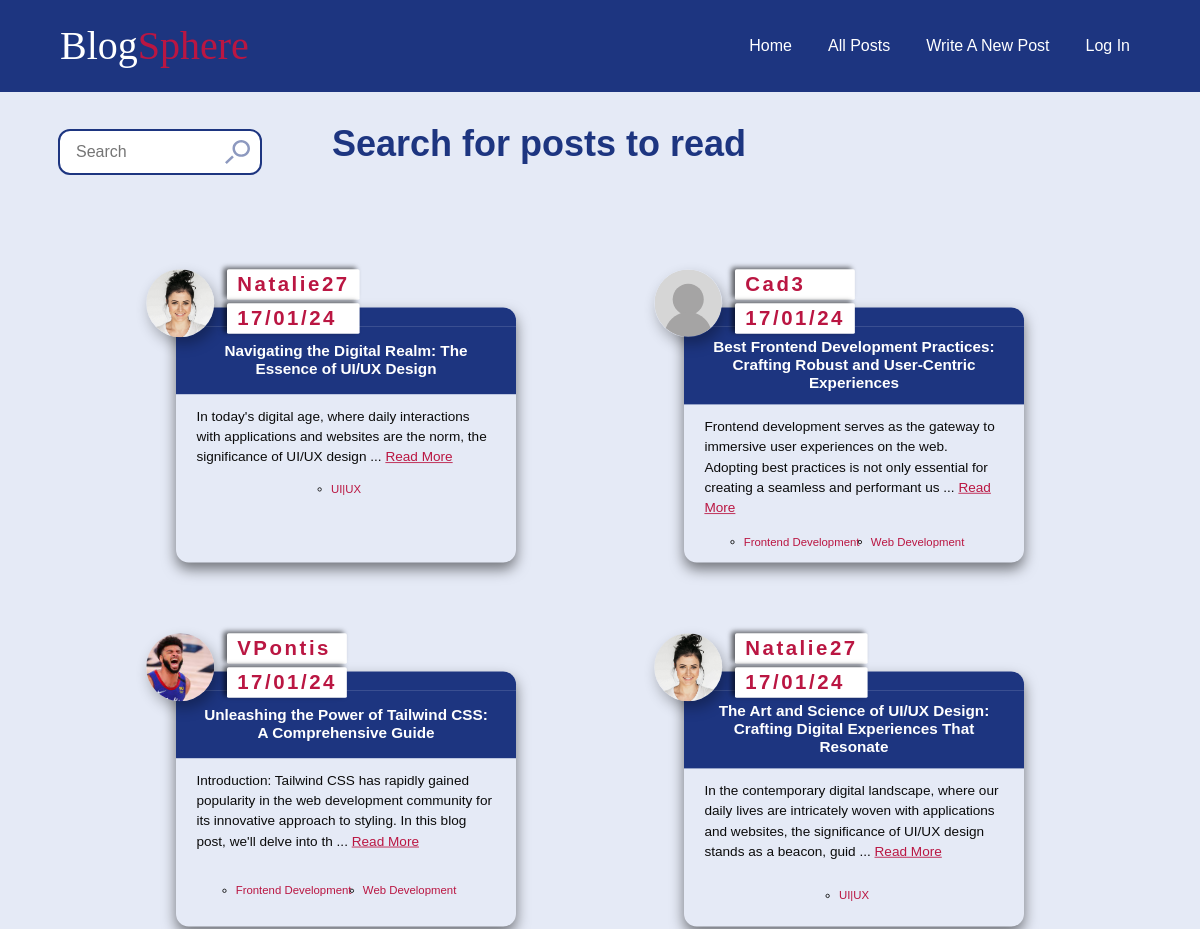
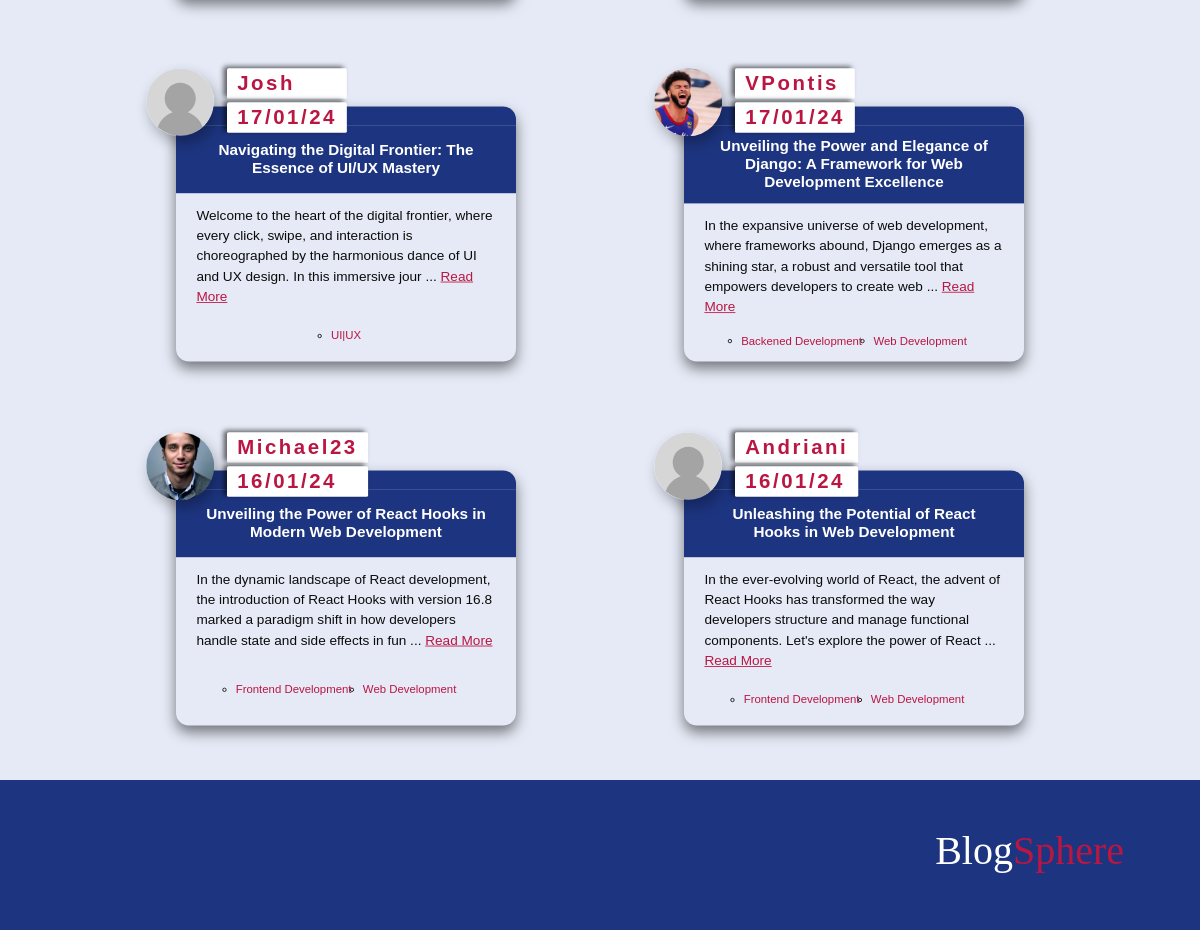
/posts/, run on the app's committed database (2 pictures, top to bottom).
### blog/models.py (models this page shows, shortened)
class Navigation(models.Model):
    text= models.CharField(max_length=100)
    destination= models.CharField(max_length=100)

class Post(models.Model):
    title = models.CharField(max_length=100)
    author = models.ForeignKey(User,  on_delete=models.CASCADE)
    body = RichTextUploadingField(blank=True, null=True)
    created_at = models.DateField(auto_now=True)
    tags = models.ManyToManyField(Tag)
    slug = models.SlugField(unique=True, editable= False, blank= True, db_index=True, default='')
    comments = models.ManyToManyField('Comment')
    class Meta:
        ordering = ['-created_at']

class Tag(models.Model):
    name = models.CharField(max_length=100)
    def __str__(self):
        return f'{self.name}'

### accounts/models.py (models this page shows, shortened)
class Profile(models.Model):
    MALE = 'M'
    FEMALE = 'F'
    OTHER = 'O'
    GENDER_CHOICES = [
        (MALE, 'Male'),
        (FEMALE, 'Female'),
        (OTHER, 'Other'),
    ]
    user = models.OneToOneField(User, on_delete=models.CASCADE)
    bio = models.TextField(blank=True,null=True,  max_length = 400)
    profile_pic = models.ImageField( blank=True, null=True)
    gender = models.CharField(null=True,  max_length=1,choices=GENDER_CHOICES, default= MALE)
    birthday = models.DateField(null=True, blank = True, default=default_date)
    job = models.CharField(blank=True, null=True,  max_length = 400)
    first_name = models.CharField(null=True, blank=True, max_length=100)
    last_name = models.CharField(null=True, blank=True, max_length=100)
    email = models.EmailField(null=True, blank=True,  max_length=254)
    full_name = models.CharField(null=True, max_length = 200, blank= True)
    country = models.CharField(null=True, blank=True, max_length=100)
    city = models.CharField(null=True, blank=True, max_length=100)
    following = models.ManyToManyField('self',symmetrical=False, blank=True)
    followers = models.ManyToManyField("self", related_name="followed_by", symmetrical=False, blank=True)
    comments = models.ManyToManyField(Comment,related_name='user_comments')

### blog/views.py (the view)
# urls.py: path('posts/', views.all_posts, name='posts'),
def all_posts(request):
   q = request.GET.get('q', '').strip()
   tag = request.GET.get('tag', '')
   filter_param = request.GET.get('filter', '')
   all_posts = posts.all()
   filtered_posts_by_author = posts.filter(author__username__contains=q)
   filtered_posts_by_title =all_posts.filter(title__icontains=q)
   filtered_posts_by_tag = posts.filter(Q(tags__name__contains=q)| Q(tags__name = tag)).distinct()
   if q:
      filtered_posts = posts.filter(
      Q(tags__name=tag) |
      Q(tags__name__icontains=q) |
      Q(author__username__icontains=q) |
      Q(slug__icontains=q)
   ).distinct().order_by('-created_at','title')
   else:
      filtered_posts = None;
   tag_posts = posts.filter(tags__name = tag)
   context = {
      'all_posts': all_posts,
      'tag': tag,
      'filter': filter_param,
      'filtered_posts': filtered_posts,
      'search': q,
      'tag_posts': tag_posts,
      "filtered_posts_by_author": filtered_posts_by_author,
      "filtered_posts_by_title": filtered_posts_by_title,
      "filtered_posts_by_tag": filtered_posts_by_tag
   }
   return render(request, 'blog/posts.html', context)

### blog/context_processors.py (called while the page is built)
def render_Nav_processor(request):
  if request.user.is_authenticated:
    navigation_links = Navigation.objects.exclude(destination = 'login')
  else:
    navigation_links = Navigation.objects.exclude(destination = 'logout').exclude(destination = 'editProfile')
  return  {
        'nav_links': navigation_links
    }

### blog/templates/blog/posts.html (shortened to what this page needs)
{% extends '../layout.html'%}
{% load static%}
{% block style %}
<link rel="stylesheet" href="{% static "posts.css"%}">
<link rel="stylesheet" href="{% static "article.css"%}">
{% endblock  %}
{% block content %}
<div class="heading-row" >
    <form class="search-container" action={{request.path}} method="GET">
        <input class="search-input" type="text"  placeholder="Search" name="q" id="q">
        <img class="search-icon" src="{% static 'search-icon.svg' %}" alt="search icon">
    </form>
    {% if filtered_posts %}
    <div class="search-container">
<h1>Search Results for <span class="post-about">{{search|title}}</span>:  <span class="search-container-count" > {{filtered_posts.count}}</span></h1>
<div class="search-container--filter">
{% if filtered_posts.count %}
<h4>Filter by:</h4>
<div class="filter-links">
<a class=" {% if filter == 'author' %} filter-active {% endif %}  filter-by--author filter-link" href="{% url 'posts'%}?filter=author&q={{search}}"> Author <span >{{filtered_posts_by_author.count}}</span> </a>
<a class=" {% if filter == 'title' %} filter-active {% endif %} filter-by--title filter-link" href="{% url 'posts'%}?filter=title&q={{search}}"> Posts <span >{{filtered_posts_by_title.count}}</span></a>
<a class="{% if filter == 'tag' %} filter-active {% endif %} filter-by--tag filter-link" href="{% url 'posts'%}?filter=tag&q={{search}}"> Tags <span >{{filtered_posts_by_tag.count}}</span></a>
<a class="filter-reset filter-link" href="{% url 'posts'%}?q={{search}}"> Reset filter</a>
</div>
{% endif %}
</div>
</div>
{% else %}
{% if tag %}
<h1 >Posts about <span class="post-about">{{tag}}</span></h1>
{% else %}
<h1>Search for posts to read</h1>
{% endif %}
{% endif %}
</div>
     <ul class="blogs">
        {% if tag %}
        {% for post in tag_posts %}
        {% include "components/article.html" %}
        {% endfor %}
        {% else %}
        {% if not filtered_posts and not search %}
    {% for post in all_posts %}
   {% include "components/article.html" %}
    {% endfor %}
  {% endif %}
 {% endif %}</ul>
{% endblock content %}

### templates/components/header.html (shortened to what this page needs)
{% load static%}
{% block style %}
<link rel="stylesheet" href="{% static "header.css"%}">
<link rel="stylesheet" href="{% static "article.css"%}">
{% endblock  %}
<header class="nav-header" >
    <div class="container header">
      <div>
       <span class="logo">Blog<span class="brand-accent">Sphere
    </div><nav >
    <ul class="nav">
     {% for link in nav_links %}
       <li>
        <a href="{% url link.destination %}">{{ link.text | title }}</a>
       </li>
       {% endfor %}
    </ul>
</nav>
</div>
</header>

### templates/components/article.html (shortened to what this page needs)
{% load static %}
<li class="post ">
    <header class="author">
        {% if post.author != request.user %}
         <a href="{% url 'user-profile' username=post.author tab='informations' %}">
            {% else %}
            <a href="{% url 'editProfile' %}?tab=informations">
       {% endif %}
       {% if post.author.profile.profile_pic %}
       <img class="profile-picture" src="{{ post.author.profile.profile_pic.url }}" alt="Profile Picture">
{% else %}
            <img class="no-picture" src="{% static 'images/no-profile-picture.svg' %}" alt="">
            {% endif%}
        </a>
            <div class="author-post__details">
                {% if post.author != request.user  %}
                <a href="{% url 'user-profile' username=post.author tab='informations' %}">
                    <span class="author-post__details-name">{{post.author.username}}</span> </a>{% endif %}
                    <span class="author-post__details-date">{{post.created_at|date:"d/m/y"}}</span></div>
                </header>
                <a href="{% url 'post' post.slug %}">
        <div class="title-container">
            <h3 class="post-title">{{ post.title }}</h3>
        </div>
        <div class="content">
            <p class="post-content">
                {{ post.body|slice:":175"|safe }}
                {% if post.body|length > 175 %}
                ... <a class="read_more" href="{% url 'post' post.slug %}">Read More</a>
                {% endif %}
            </p>
        </a>
            <div class="row">
                <ul class="tags">
                    {% for tag in post.tags.all %}
                        <li><a href="{% url 'posts'%}?tag={{tag}}" class="tag"> {{tag}}</a></li>
                    {% endfor %}
                </ul>
            </div>
    </li>

### static/global.css (style rules this page uses)
:root { --main-clr: #1d3580; --main-hover-clr: #2c489cd0; --main-hover-link-clr: #2c489c4d; --body-clr: #e5eaf6; --main-clr-light: #1d3680bd; --heading-clr: #1d3580; --heading2-clr: #fff; --accent-clr: #ba1642; --focus-clr: #e4724f13; --error-text-clr: rgb(231, 48, 16); --error-bg-clr: rgba(255, 187, 175, 0.012); --nav-text-clr: #fff; --main-text-clr: #10082e; --fs-800: 2.5rem; --fs-750: 2.25rem; --fs-700: 2rem; --fs-650: 1.75rem; --fs-600: 1.5rem; --fs-550: 1.25rem; --fs-500: 1rem; --fs-450: 0.975rem; --fs-400: 0.9375rem; --fs-350: 0.875rem; --fs-300: 0.8375rem; --heading-align: center; --gutter-y-200: 0.75rem; --gutter-y-300: 1rem; --gutter-y-400: 1.25rem; --gutter-y-600: 2rem; --gutter-y-900: 5rem; --gutter-x-600: 2rem; }
* { margin: 0; padding: 0; box-sizing: border-box; scrollbar-color: var(--main-clr) #fff; }
img, svg, picture { display: block; max-width: 100%; }
input, text, label,textarea, select, button { font-size: inherit; font-family: inherit; }
body { font-size: var(--fs-500); line-height: 1.5; font-family: 'Franklin Gothic Medium', 'Arial Narrow', Arial, sans-serif; color: var(--main-text-clr); background-color: #e5eaf6; }
h1 { text-align: var(--heading-align); color: var(--heading-clr); margin-top: var(--gutter-y-600); font-size: var(--fs-750); line-height: 1.1; margin-bottom: var(--gutter-y-300); }
.container { width: 100%; max-width: min(90%, 90rem); margin-inline: auto; }
a:link, a:visited { text-decoration: none; color: #0b0b0b; }
div.container.header { width: 100%; max-width: min(90%, 90rem); margin-inline: auto; }
.post { margin: 2rem auto; box-shadow: 0 8px 16px rgba(0, 0, 0, 0.5); width: 400px; padding-bottom: 1em; color: #0b0b0b; display: flex; flex-direction: column; justify-content: space-between; border-radius: 15px; transform: scale(0.85); transition: all .25s ease-out; min-height: 300px; ; }

### static/posts.css (style rules this page uses)
.blogs { display: grid; justify-content: center !important; align-content: center !important; grid-template-columns: repeat(auto-fit, minmax(21.875rem, 1fr)); gap: 0; padding-inline: 2em; }
.heading-row { display: flex; gap: 4.5rem; align-items: center; margin-bottom: 4.6em; }
.search-container { position: relative; }
.search-input { padding: .75em .25em; padding-left:1em; width: 200px; transition: width 0.5s ease-in, outline 0.25s ease-in; border-radius: 10px; border: none; outline: 2px solid var(--main-clr); cursor: pointer; }
.search-icon { position: absolute; top: 50%; right: 10px; transform: translateY(-50%); width: 25px; height: 25px; opacity: 0.5; transition: opacity 0.3s ease-in-out; }
.heading-row h1 { margin-top: 0; }

### static/header.css (style rules this page uses)
.nav-header { width: 100%; background-color: var(--main-clr); padding-block: 1em; color:var(--main-text-clr); display: flex; }
header { position:relative; }
.header { display: flex; justify-content: space-between; align-items: center; }
header .profile-picture, .no-picture { width: 60px; aspect-ratio: 1/1; border-radius: 50%; border: none; object-fit: cover; object-position: center; }
.logo { color: var(--nav-text-clr); font-size: var(--fs-800); font-family: serif; }
.brand-accent { color: var(--accent-clr) }
.nav { display: flex; gap: 1em; align-items: center; }
nav li { list-style: none; }
nav li a { transform-origin: center; }
nav li a:link, nav li a:visited { color: var(--nav-text-clr); }
nav ul { list-style: none; padding: 0; margin: 0; }
nav li { display: inline-block; margin: 0 10px; }
nav li a { position: relative; text-decoration: none; }
nav li a::before, nav li a::after { content: ""; position: absolute; width: 0%; height: 1px; bottom: 0; background-color: #fff; transition: width 0.3s ease-in-out; }
nav li a::before { left: 50%; transform: translateX(-50%); }
nav li a::after { right: 50%; transform: translateX(50%); }

### data on the page
Navigation: text "Home"
Navigation: text "All Posts"
Navigation: text "Write A New Post"
Navigation: text "Log In"
Post: author.profile.profile_pic (picture), author.username "Natalie27", created_at "17/01/24", title "Navigating the Digital Realm: The Essence of UI/UX Design", body "In today's digital age, where daily interactions with applications and websites are the norm, the significance of UI/UX design", shows "Read More"
Tag: name "UI|UX"
Post: author.username "Cad3", created_at "17/01/24", title "Best Frontend Development Practices: Crafting Robust and User-Centric Experiences", body "Frontend development serves as the gateway to immersive user experiences on the web. Adopting best practices is not only essential for creating a seamless and performant us", shows "Read More"
Tag: name "Frontend Development"
Tag: name "Web Development"
Post: author.profile.profile_pic (picture), author.username "VPontis", created_at "17/01/24", title "Unleashing the Power of Tailwind CSS: A Comprehensive Guide", body "Introduction: Tailwind CSS has rapidly gained popularity in the web development community for its innovative approach to styling. In this blog post, we'll delve into th", shows "Read More"
Post: author.profile.profile_pic (picture), author.username "Natalie27", created_at "17/01/24", title "The Art and Science of UI/UX Design: Crafting Digital Experiences That Resonate", body "In the contemporary digital landscape, where our daily lives are intricately woven with applications and websites, the significance of UI/UX design stands as a beacon, guid", shows "Read More"
Post: author.username "Josh", created_at "17/01/24", title "Navigating the Digital Frontier: The Essence of UI/UX Mastery", body "Welcome to the heart of the digital frontier, where every click, swipe, and interaction is choreographed by the harmonious dance of UI and UX design. In this immersive jour", shows "Read More"
Post: author.profile.profile_pic (picture), author.username "VPontis", created_at "17/01/24", title "Unveiling the Power and Elegance of Django: A Framework for Web Development Excellence", body "In the expansive universe of web development, where frameworks abound, Django emerges as a shining star, a robust and versatile tool that empowers developers to create web", shows "Read More"
Tag: name "Backened Development"
Post: author.profile.profile_pic (picture), author.username "Michael23", created_at "16/01/24", title "Unveiling the Power of React Hooks in Modern Web Development", body "In the dynamic landscape of React development, the introduction of React Hooks with version 16.8 marked a paradigm shift in how developers handle state and side effects in fun", shows "Read More"
Post: author.username "Andriani", created_at "16/01/24", title "Unleashing the Potential of React Hooks in Web Development", body "In the ever-evolving world of React, the advent of React Hooks has transformed the way developers structure and manage functional components. Let's explore the power of React", shows "Read More"
